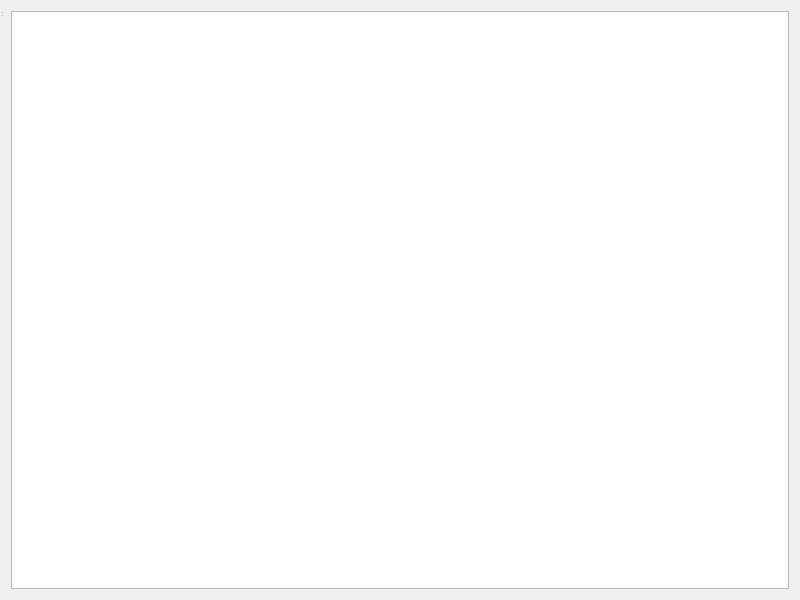
<?xml version="1.0" encoding="UTF-8"?>
<ui version="4.0">
 <class>roi_configure</class>
 <widget class="QWidget" name="roi_configure">
  <property name="geometry">
   <rect>
    <x>0</x>
    <y>0</y>
    <width>800</width>
    <height>600</height>
   </rect>
  </property>
  <property name="windowTitle">
   <string>MainWindow</string>
  </property>
  <layout class="QGridLayout" name="gridLayout">
   <item row="0" column="0">
    <layout class="QVBoxLayout" name="verticalLayout">
     <item>
      <widget class="roi_view" name="graphicsView"/>
     </item>
    </layout>
   </item>
  </layout>
  <widget class="QStatusBar" name="statusbar">
   <property name="geometry">
    <rect>
     <x>0</x>
     <y>0</y>
     <width>3</width>
     <height>18</height>
    </rect>
   </property>
  </widget>
 </widget>
 <customwidgets>
  <customwidget>
   <class>roi_view</class>
   <extends>QGraphicsView</extends>
   <header location="global">roi_view.hpp</header>
  </customwidget>
 </customwidgets>
 <resources/>
 <connections/>
</ui>
